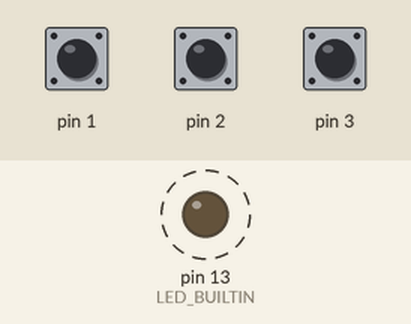
A program run on a simulated Arduino Uno, built for the host (arithmetic inside an expression is 32-bit, double 64-bit). Parts: output pins drawn as LEDs (lit = HIGH). Dashed ring = blinking. The inputs (shaded band) are chosen by the test bench; at power-on: pin 1 HIGH, pin 2 HIGH, pin 3 HIGH.

Above: at 0.2 s.
Timing chart, 0 to 3.0 s (numbered marks = the images above):
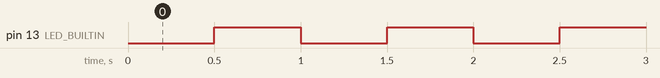

Measured:
- by itself, pin 13 (LED_BUILTIN): alternates HIGH for 0.50 s and LOW for 0.50 s

The program:

main.cpp
```cpp
/**
 * @file main.cpp
 * @author ZHOU Yuen Ho (yhzhou@connect.ust.hk)
 * @brief LED Blinking program
 * @details Blinking a LED based on cycle time and duty cycle controlled by button inputs.
 * @version 1.0.0
 * @date 2026-11-26
 */
#include <Arduino.h>
#include "board.h"

// put function declarations here:
int cycle_time = 1000;
int duty_rate = 50;
bool flag_b1 = false;
bool flag_b2 = false;
bool flag_b3 = false;
bool flag_LED = false;
unsigned long long now, last = 0;

void setup() {
  // put your setup code here, to run once:
  pinMode(LED_BUILTIN, OUTPUT);
  pinMode(BUTTON_1, BUTTON_MODE);
  pinMode(BUTTON_2, BUTTON_MODE);
  pinMode(BUTTON_3, BUTTON_MODE);
}

void loop() {
  // put your main code here, to run repeatedly:
  if (digitalRead(BUTTON_1) == BUTTON_ACTIVE) {
    if (flag_b1 == false) {
      cycle_time += 100;
      flag_b1 = true;
    }
  }
  else flag_b1 = false;

  if (digitalRead(BUTTON_2) == BUTTON_ACTIVE) {
    if (flag_b2 == false) {
      if (cycle_time >= 200) cycle_time -= 100;
      flag_b2 = true;
    }
  }
  else flag_b2 = false;

  if (digitalRead(BUTTON_3) == BUTTON_ACTIVE) {
    if (flag_b3 == false) {
      duty_rate += 25;
      duty_rate %= 100;
      flag_b3 = true;
    }
  }
  else flag_b3 = false;

  now = millis();
  unsigned int onTime = cycle_time / 100 * duty_rate;
  unsigned int offTime = cycle_time - onTime;
  if (flag_LED) {
    if (now - last >= onTime) {
      digitalWrite(LED_BUILTIN, LOW);
      last = now;
      flag_LED = false;
    }
  }
  else {
    if (now - last >= offTime) {
      digitalWrite(LED_BUILTIN, HIGH);
      last = now;
      flag_LED = true;
    }
  }
}

// put function definitions here:
```

board.h
```cpp
// (licence header left out)
// HOMEWORK TODO: add an include guard (BOARD_H)

#include <Arduino.h>

// === Output ===
// LED_BUILTIN is already defined by the board package (PB5). Do not redefine it.

// === Inputs ===
// HOMEWORK TODO: define BUTTON_1, BUTTON_2, BUTTON_3 on PD1, PD2, PD3
#define BUTTON_1 PIN_PD1
#define BUTTON_2 PIN_PD2
#define BUTTON_3 PIN_PD3

// HOMEWORK TODO: define BUTTON_MODE and BUTTON_ACTIVE
#define BUTTON_MODE INPUT_PULLUP
#define BUTTON_ACTIVE LOW

// The buttons connect the pin to GND when pressed, using the internal pull-up.
```
